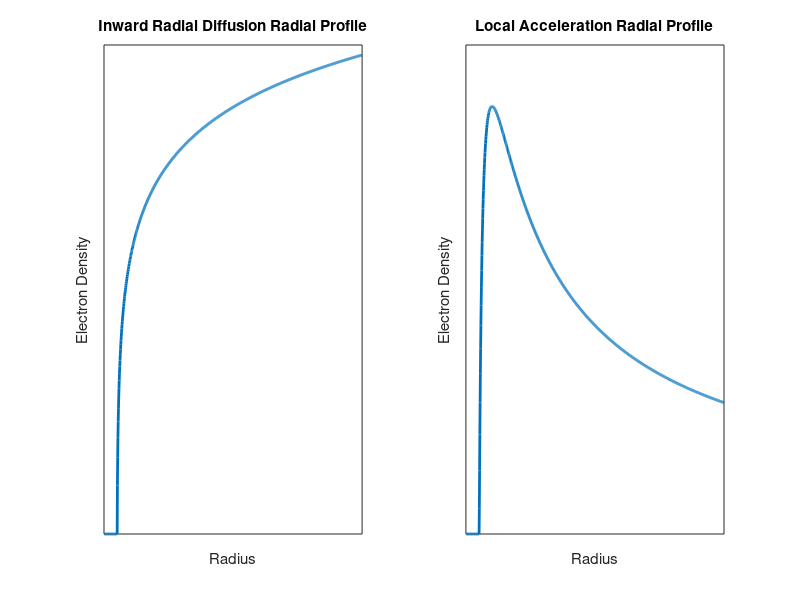

Write MATLAB code to recreate this figure.
close all

subplot(1,2,1)
x = 1:1000;
y = zeros(1,length(x));
for i = 1:length(x)
    if i >50
        y(i) = 5*log((x(i)-50).^2);
    end
end
plot(x,y,'LineWidth',2)
set(gca,'XTick',[], 'YTick', [])
ylabel('Electron Density')
xlabel('Radius')
title('Inward Radial Diffusion Radial Profile')

subplot(1,2,2)
for i = 1:length(x)
    if i >50
        y(i) = 5*log((x(i)-50).^2).^2/x(i);
    end
end

plot(x,y,'LineWidth',2)
set(gca,'XTick',[], 'YTick', [])
ylabel('Electron Density')
xlabel('Radius')
title('Local Acceleration Radial Profile')